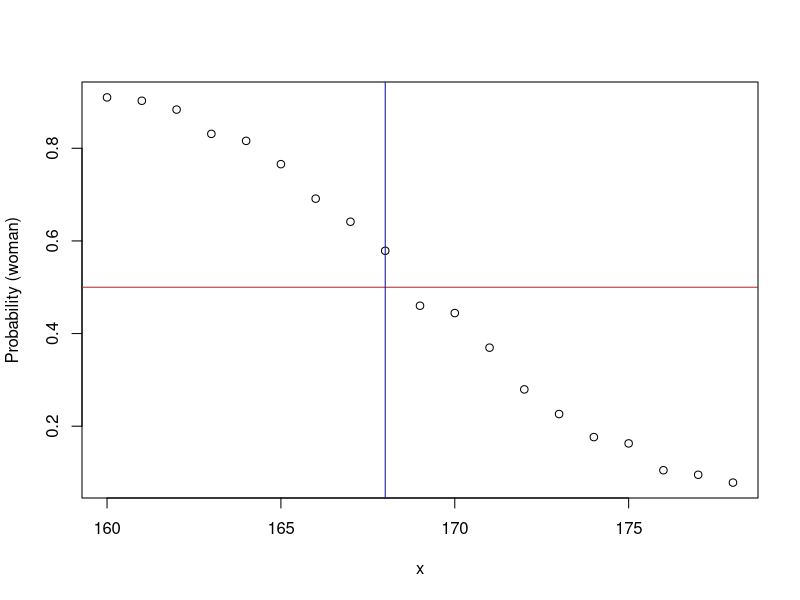

This chart was generated by the following R code:
## ---- chunk 1
n = 1000
y = rbinom(n,1,0.25)
##proportion of ones Pr(Y)
sum(y==1)/length(y)
##expectaion of Y
mean(y)
## ---- chunk 2
n = 10000
set.seed(1)
men = rnorm(n,176,7) #height in centimeters
women = rnorm(n,162,7) #height in centimeters
y = c(rep(0,n),rep(1,n))
x = round(c(men,women))
##mix it up
ind = sample(seq(along=y))
y = y[ind]
x = x[ind]
## ---- chunk 3
mean(y[x==176])
## ---- chunk 4
xs<-160:178
pys<-sapply(xs,function(k){
mean(y[x==k])
})
plot(xs,pys,xlab="x",ylab="Probability (woman)")
abline(h=0.5,col="red")
abline(v=168,col="blue")

max(xs[pys>0.5])
